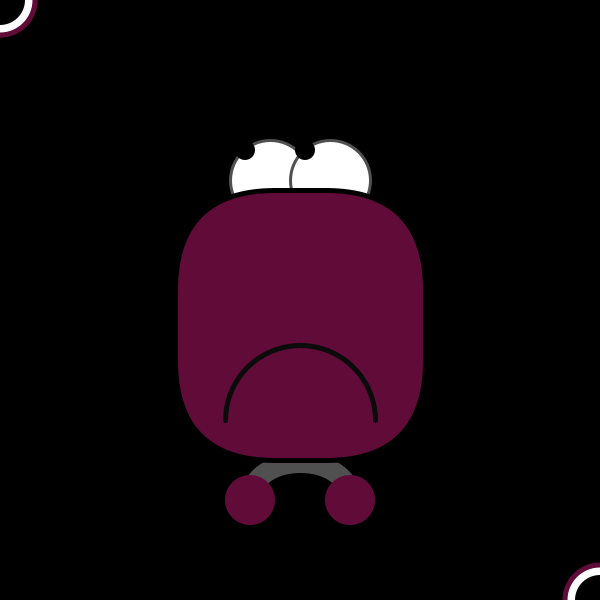
Frame 1 (no input)
Frame 60 (the mouse pressed at the canvas centre just before this capture): identical to frame 1, image omitted
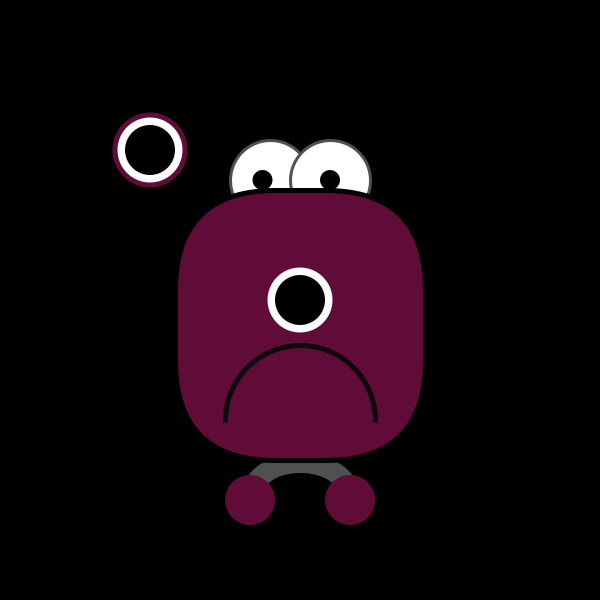
Frame 120 (the mouse held since frame 60 and released just before this capture)

The Processing sketch that drew these frames (run headless with seeded random() and noise(); from frame 60 on, the mouse is pressed at the canvas centre):

// Processing sketch: processing_140168
// ── processing_140168.pde

// ASSIGNMENT 5

void setup() {
  size(600,600); //this determines the size of the sketch, it is 600 pixels wide and 600 pixels high
  smooth();
}

void draw() {
  background(#000000); //the background color for the sketch will be black.
  
  float x = mouseX;
  float y = mouseY; //this determines the variables x and y for any shape or function that requires it.
  
  //feet
  
  noFill();
  stroke(80);
  strokeWeight(20);
  line(300,400,300,450);
  bezier(250,500,250,450,350,450,350,500); //this creates the arc shape for the legs
  noStroke();
  fill(#610B38); //this is the color of the leg
  ellipse(250,500,50,50); //this creates the two circle shapes at the bottom for feet
  ellipse(350,500,50,50);
  
     
    // face
    fill(255);
  stroke(80);
  strokeWeight(3);
  ellipse(270,180,80,80); //this creates two circle shapes for the eye balls, the numbers are the x, y coordinates and the height and width of the eye balls
  ellipse(330,180,80,80);
  
  float pupilX1 = map(mouseX,0,width,245,280); //this determines the x and y of the pupils for the eyes
  float pupilX2 = map(mouseX,0,width,305,355); //it determines where they go in relation to the movement of the mouse
  float pupilY = map(mouseY,0,height,150,210);
  noStroke();
  fill(0);
  ellipse(pupilX1,pupilY,20,20); //this is where the pupils go on the axis.
  ellipse(pupilX2,pupilY,20,20);
  
  stroke(0);
  strokeWeight(5);
  fill(#610B38); //this is the color of the face/body of the monster
  beginShape();
  rectMode(CENTER);  // this sets the rectangular shape to the center
  rect(300, 325, 250, 270, 100); //these are the coordinates of the shape for the face and its size.
  endShape();
  
  // happy face / sad face
  
  
  stroke(11); //this is the stroke color for the perimeter of the frown
arc(300, 420, 150, 150, -PI, 0);  //this determineds the position (x and y coordinates) and the size of the arc that makes up the frown
  
 
 
 
  
  // moving eyes
  
  noStroke();
  fill(#610B38); //color of the outline of the eyes
  ellipse (y,x,75,75); //size of the eyes in pixels
  fill(255); //color of the eyes
  ellipse(y,x,65,65); //size of the white eyes
  fill(0); //color of the pupils
  ellipse(y,x,50,50); //size of the pupils
  
  fill(#610B38);
  ellipse(width-x,height-y,75,75);
  fill(255);
  ellipse(width-x,height-y,65,65);
  fill(0);
  ellipse(width-x,height-y,50,50);
  
  fill(#610B38);
  ellipse(x*0.5,y*0.5,75,75);
  fill(255);
  ellipse(x*0.5,y*0.5,65,65);
  fill(0);
  ellipse(x*0.5,y*0.5,50,50);
}
